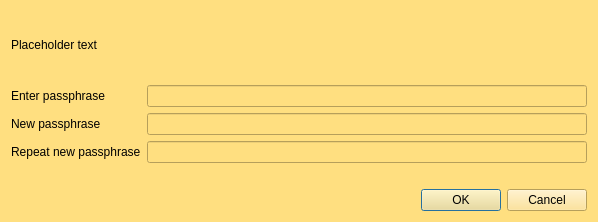
<?xml version="1.0" encoding="UTF-8"?>
<ui version="4.0">
 <class>AskPassphraseDialog</class>
 <widget class="QDialog" name="AskPassphraseDialog">
  <property name="geometry">
   <rect>
    <x>0</x>
    <y>0</y>
    <width>598</width>
    <height>222</height>
   </rect>
  </property>
  <property name="sizePolicy">
   <sizepolicy hsizetype="Preferred" vsizetype="Minimum">
    <horstretch>0</horstretch>
    <verstretch>0</verstretch>
   </sizepolicy>
  </property>
  <property name="minimumSize">
   <size>
    <width>550</width>
    <height>0</height>
   </size>
  </property>
  <property name="windowTitle">
   <string>Passphrase Dialog</string>
  </property>
  <property name="styleSheet">
   <string notr="true">background-color: rgb(255, 223, 128);</string>
  </property>
  <layout class="QVBoxLayout" name="verticalLayout">
   <property name="sizeConstraint">
    <enum>QLayout::SetMinimumSize</enum>
   </property>
   <item>
    <widget class="QLabel" name="warningLabel">
     <property name="text">
      <string notr="true">Placeholder text</string>
     </property>
     <property name="textFormat">
      <enum>Qt::RichText</enum>
     </property>
     <property name="wordWrap">
      <bool>true</bool>
     </property>
    </widget>
   </item>
   <item>
    <layout class="QFormLayout" name="formLayout">
     <property name="sizeConstraint">
      <enum>QLayout::SetMinimumSize</enum>
     </property>
     <property name="fieldGrowthPolicy">
      <enum>QFormLayout::AllNonFixedFieldsGrow</enum>
     </property>
     <item row="0" column="0">
      <widget class="QLabel" name="passLabel1">
       <property name="text">
        <string>Enter passphrase</string>
       </property>
      </widget>
     </item>
     <item row="0" column="1">
      <widget class="QLineEdit" name="passEdit1">
       <property name="echoMode">
        <enum>QLineEdit::Password</enum>
       </property>
      </widget>
     </item>
     <item row="1" column="0">
      <widget class="QLabel" name="passLabel2">
       <property name="text">
        <string>New passphrase</string>
       </property>
      </widget>
     </item>
     <item row="1" column="1">
      <widget class="QLineEdit" name="passEdit2">
       <property name="echoMode">
        <enum>QLineEdit::Password</enum>
       </property>
      </widget>
     </item>
     <item row="2" column="0">
      <widget class="QLabel" name="passLabel3">
       <property name="text">
        <string>Repeat new passphrase</string>
       </property>
      </widget>
     </item>
     <item row="2" column="1">
      <widget class="QLineEdit" name="passEdit3">
       <property name="echoMode">
        <enum>QLineEdit::Password</enum>
       </property>
      </widget>
     </item>
     <item row="3" column="1">
      <widget class="QLabel" name="capsLabel">
       <property name="font">
        <font>
         <weight>75</weight>
         <bold>true</bold>
        </font>
       </property>
       <property name="text">
        <string/>
       </property>
       <property name="alignment">
        <set>Qt::AlignCenter</set>
       </property>
      </widget>
     </item>
    </layout>
   </item>
   <item>
    <widget class="QDialogButtonBox" name="buttonBox">
     <property name="orientation">
      <enum>Qt::Horizontal</enum>
     </property>
     <property name="standardButtons">
      <set>QDialogButtonBox::Cancel|QDialogButtonBox::Ok</set>
     </property>
    </widget>
   </item>
  </layout>
 </widget>
 <resources/>
 <connections>
  <connection>
   <sender>buttonBox</sender>
   <signal>accepted()</signal>
   <receiver>AskPassphraseDialog</receiver>
   <slot>accept()</slot>
   <hints>
    <hint type="sourcelabel">
     <x>20</x>
     <y>20</y>
    </hint>
    <hint type="destinationlabel">
     <x>20</x>
     <y>20</y>
    </hint>
   </hints>
  </connection>
  <connection>
   <sender>buttonBox</sender>
   <signal>rejected()</signal>
   <receiver>AskPassphraseDialog</receiver>
   <slot>reject()</slot>
   <hints>
    <hint type="sourcelabel">
     <x>20</x>
     <y>20</y>
    </hint>
    <hint type="destinationlabel">
     <x>20</x>
     <y>20</y>
    </hint>
   </hints>
  </connection>
 </connections>
</ui>
